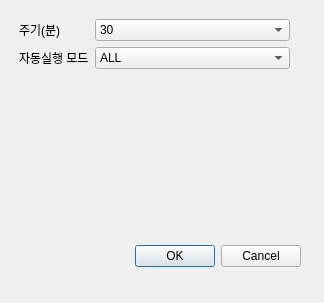
<?xml version="1.0" encoding="UTF-8"?>
<ui version="4.0">
 <class>Dialog</class>
 <widget class="QDialog" name="Dialog">
  <property name="geometry">
   <rect>
    <x>0</x>
    <y>0</y>
    <width>324</width>
    <height>303</height>
   </rect>
  </property>
  <property name="windowTitle">
   <string>Dialog</string>
  </property>
  <widget class="QDialogButtonBox" name="buttonBox">
   <property name="geometry">
    <rect>
     <x>100</x>
     <y>240</y>
     <width>201</width>
     <height>32</height>
    </rect>
   </property>
   <property name="orientation">
    <enum>Qt::Horizontal</enum>
   </property>
   <property name="standardButtons">
    <set>QDialogButtonBox::Cancel|QDialogButtonBox::Ok</set>
   </property>
  </widget>
  <widget class="QWidget" name="formLayoutWidget">
   <property name="geometry">
    <rect>
     <x>19</x>
     <y>19</y>
     <width>271</width>
     <height>201</height>
    </rect>
   </property>
   <layout class="QFormLayout" name="formLayout">
    <item row="0" column="0">
     <widget class="QLabel" name="label">
      <property name="text">
       <string>주기(분)</string>
      </property>
     </widget>
    </item>
    <item row="0" column="1">
     <widget class="QComboBox" name="comboBox">
      <item>
       <property name="text">
        <string>30</string>
       </property>
      </item>
      <item>
       <property name="text">
        <string>45</string>
       </property>
      </item>
      <item>
       <property name="text">
        <string>60</string>
       </property>
      </item>
     </widget>
    </item>
    <item row="1" column="0">
     <widget class="QLabel" name="label_2">
      <property name="text">
       <string>자동실행 모드</string>
      </property>
     </widget>
    </item>
    <item row="1" column="1">
     <widget class="QComboBox" name="comboBox_2">
      <item>
       <property name="text">
        <string>ALL</string>
       </property>
      </item>
      <item>
       <property name="text">
        <string>CS Only</string>
       </property>
      </item>
      <item>
       <property name="text">
        <string>GNU Only</string>
       </property>
      </item>
      <item>
       <property name="text">
        <string>Agency Only</string>
       </property>
      </item>
     </widget>
    </item>
   </layout>
  </widget>
 </widget>
 <resources/>
 <connections>
  <connection>
   <sender>buttonBox</sender>
   <signal>accepted()</signal>
   <receiver>Dialog</receiver>
   <slot>accept()</slot>
   <hints>
    <hint type="sourcelabel">
     <x>248</x>
     <y>254</y>
    </hint>
    <hint type="destinationlabel">
     <x>157</x>
     <y>274</y>
    </hint>
   </hints>
  </connection>
  <connection>
   <sender>buttonBox</sender>
   <signal>rejected()</signal>
   <receiver>Dialog</receiver>
   <slot>reject()</slot>
   <hints>
    <hint type="sourcelabel">
     <x>316</x>
     <y>260</y>
    </hint>
    <hint type="destinationlabel">
     <x>286</x>
     <y>274</y>
    </hint>
   </hints>
  </connection>
 </connections>
</ui>
